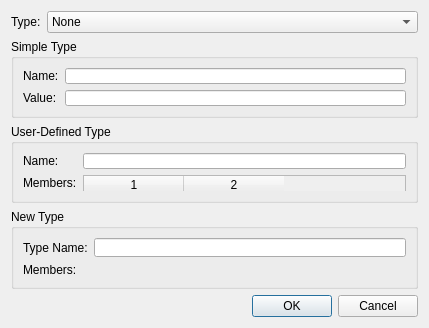
<?xml version="1.0" encoding="UTF-8"?>
<ui version="4.0">
 <class>AddItemDialog</class>
 <widget class="QDialog" name="AddItemDialog">
  <property name="geometry">
   <rect>
    <x>0</x>
    <y>0</y>
    <width>429</width>
    <height>328</height>
   </rect>
  </property>
  <property name="sizePolicy">
   <sizepolicy hsizetype="Expanding" vsizetype="Preferred">
    <horstretch>0</horstretch>
    <verstretch>0</verstretch>
   </sizepolicy>
  </property>
  <property name="minimumSize">
   <size>
    <width>429</width>
    <height>71</height>
   </size>
  </property>
  <property name="windowTitle">
   <string>Add Item</string>
  </property>
  <property name="modal">
   <bool>true</bool>
  </property>
  <layout class="QVBoxLayout" name="verticalLayout">
   <item>
    <layout class="QFormLayout" name="formLayout_3">
     <property name="fieldGrowthPolicy">
      <enum>QFormLayout::AllNonFixedFieldsGrow</enum>
     </property>
     <item row="0" column="0">
      <widget class="QLabel" name="typeLabel">
       <property name="text">
        <string>Type:</string>
       </property>
      </widget>
     </item>
     <item row="0" column="1">
      <widget class="QComboBox" name="typeComboBox">
       <item>
        <property name="text">
         <string>None</string>
        </property>
       </item>
       <item>
        <property name="text">
         <string>New Type</string>
        </property>
       </item>
      </widget>
     </item>
    </layout>
   </item>
   <item>
    <widget class="QGroupBox" name="simpleTypeGroupBox">
     <property name="enabled">
      <bool>true</bool>
     </property>
     <property name="title">
      <string>Simple Type</string>
     </property>
     <layout class="QFormLayout" name="formLayout">
      <item row="2" column="0">
       <widget class="QLabel" name="valueLabel">
        <property name="text">
         <string>Value:</string>
        </property>
       </widget>
      </item>
      <item row="1" column="0">
       <widget class="QLabel" name="nameLabel">
        <property name="text">
         <string>Name:</string>
        </property>
       </widget>
      </item>
      <item row="1" column="1">
       <widget class="QLineEdit" name="nameText"/>
      </item>
      <item row="2" column="1">
       <widget class="QLineEdit" name="valueText"/>
      </item>
     </layout>
    </widget>
   </item>
   <item>
    <widget class="QGroupBox" name="userTypeGroupBox">
     <property name="title">
      <string>User-Defined Type</string>
     </property>
     <layout class="QFormLayout" name="formLayout_4">
      <item row="2" column="0">
       <widget class="QLabel" name="membersLabel">
        <property name="text">
         <string>Members:</string>
        </property>
       </widget>
      </item>
      <item row="0" column="0">
       <widget class="QLabel" name="userNameLabel">
        <property name="text">
         <string>Name:</string>
        </property>
       </widget>
      </item>
      <item row="0" column="1">
       <widget class="QLineEdit" name="userTypeNameText"/>
      </item>
      <item row="2" column="1">
       <widget class="QTableWidget" name="userTypeMembersWidget">
        <property name="columnCount">
         <number>2</number>
        </property>
        <column/>
        <column/>
       </widget>
      </item>
     </layout>
    </widget>
   </item>
   <item>
    <widget class="QGroupBox" name="newTypeGroupBox">
     <property name="title">
      <string>New Type</string>
     </property>
     <layout class="QFormLayout" name="formLayout_5">
      <item row="0" column="1">
       <widget class="QLineEdit" name="newTypeNameText"/>
      </item>
      <item row="0" column="0">
       <widget class="QLabel" name="typeNameLabel">
        <property name="text">
         <string>Type Name:</string>
        </property>
       </widget>
      </item>
      <item row="2" column="0">
       <widget class="QLabel" name="membersLabel_2">
        <property name="text">
         <string>Members:</string>
        </property>
       </widget>
      </item>
      <item row="2" column="1">
       <widget class="NewMembersWidget" name="newMembersWidget" native="true"/>
      </item>
     </layout>
    </widget>
   </item>
   <item>
    <widget class="QDialogButtonBox" name="buttonBox">
     <property name="orientation">
      <enum>Qt::Horizontal</enum>
     </property>
     <property name="standardButtons">
      <set>QDialogButtonBox::Cancel|QDialogButtonBox::Ok</set>
     </property>
    </widget>
   </item>
  </layout>
 </widget>
 <customwidgets>
  <customwidget>
   <class>NewMembersWidget</class>
   <extends>QWidget</extends>
   <header location="global">newmemberswidget.h</header>
   <container>1</container>
  </customwidget>
 </customwidgets>
 <resources/>
 <connections>
  <connection>
   <sender>buttonBox</sender>
   <signal>accepted()</signal>
   <receiver>AddItemDialog</receiver>
   <slot>accept()</slot>
   <hints>
    <hint type="sourcelabel">
     <x>274</x>
     <y>109</y>
    </hint>
    <hint type="destinationlabel">
     <x>157</x>
     <y>118</y>
    </hint>
   </hints>
  </connection>
  <connection>
   <sender>buttonBox</sender>
   <signal>rejected()</signal>
   <receiver>AddItemDialog</receiver>
   <slot>reject()</slot>
   <hints>
    <hint type="sourcelabel">
     <x>274</x>
     <y>109</y>
    </hint>
    <hint type="destinationlabel">
     <x>283</x>
     <y>118</y>
    </hint>
   </hints>
  </connection>
 </connections>
</ui>
